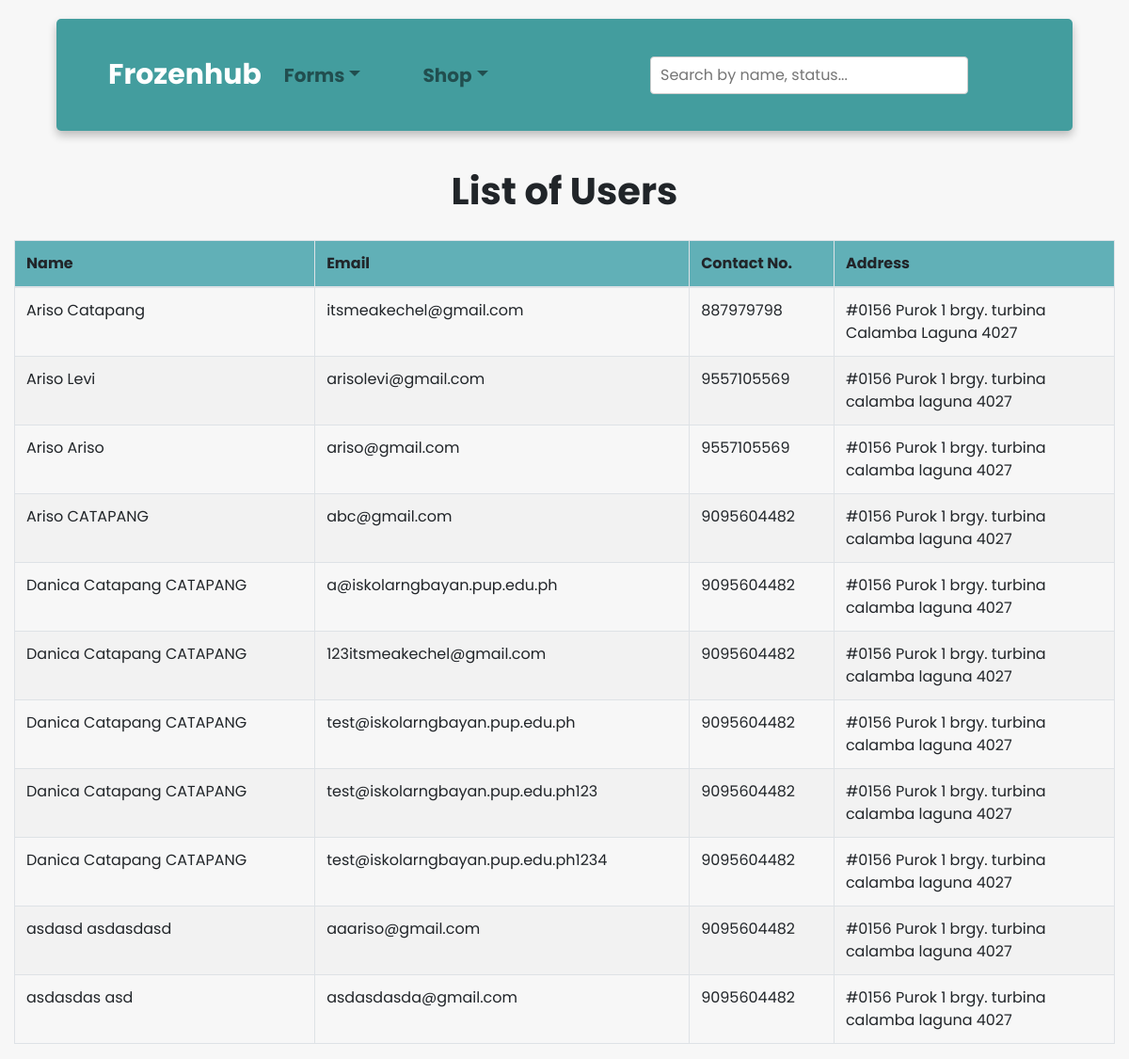
The app's page /admin/index.php?view_users (signed in) with its own data.
### tables this page shows
CREATE TABLE `user_details` (
  `user_id` int(11) NOT NULL,
  `fname` varchar(255) NOT NULL,
  `lname` varchar(255) NOT NULL,
  `email` varchar(255) DEFAULT NULL,
  `password` varchar(255) DEFAULT NULL,
  `user_ip` varchar(255) DEFAULT NULL,
  `user_address` varchar(255) DEFAULT NULL,
  `user_province` varchar(255) DEFAULT NULL,
  `user_city` varchar(255) DEFAULT NULL,
  `user_zip` int(100) DEFAULT NULL,
  `user_mobile` bigint(100) NOT NULL
);

### admin/shop/view_users.php (the view)
<div class="container-fluid">
  <h1 class="text-center" style="padding: 20px; font-weight:bold">List of Users</h1>
  <table id="table" class="table table-stripped table-bordered dataTable responsive display nowrap no-footer dtr-inline collapsed printTable darkBG" role="grid" cellspacing="0" style="width:100%">
  <thead style="background-color: #61b0b7">
        <tr>
            <th> Name </th>
            <th> Email</th>
            <th> Contact No. </th>
            <th> Address </th>
        </tr>
    </thead>
    <tbody>
<?php
$user_details = "SELECT * FROM user_details";
$result_category= mysqli_query($conn,$user_details);
while($row = mysqli_fetch_assoc($result_category)) {
    $fname = $row['fname'];
    $lname = $row['lname'];
    $email = $row['email'];
    $mobile = $row['user_mobile'];
    $address = $row['user_address'];
    $province = $row['user_province'];
    $city = $row['user_city'];
    $zip = $row['user_zip'];
    echo'
    <tr>
        <td>'. $fname.'&nbsp'.  $lname.'</td>
        <td>'.  $email.'</td>
        <td>'. $mobile .'</td>
        <td>'. $address.'&nbsp<br>'. $city.'&nbsp'. $province .'&nbsp'.$zip .'</td>'
        ;}?>
    </tbody>
        </table>

### style.css (style rules this page uses)
tr:nth-child(even) { background-color: #f2f2f2; }

### records on screen
user_details: fname "Ariso", lname "Catapang", email "itsmeakechel@gmail.com", user_mobile "887979798", user_address "#0156 Purok 1 brgy. turbina", user_city "Calamba", user_province "Laguna", user_zip "4027"
user_details: fname "Ariso", lname "Levi", email "arisolevi@gmail.com", user_mobile "9557105569", user_address "#0156 Purok 1 brgy. turbina", user_city "calamba", user_province "laguna", user_zip "4027"
user_details: fname "Ariso", lname "Ariso", email "ariso@gmail.com", user_mobile "9557105569", user_address "#0156 Purok 1 brgy. turbina", user_city "calamba", user_province "laguna", user_zip "4027"
user_details: fname "Ariso", lname "CATAPANG", email "abc@gmail.com", user_mobile "9095604482", user_address "#0156 Purok 1 brgy. turbina", user_city "calamba", user_province "laguna", user_zip "4027"
user_details: fname "Danica Catapang", lname "CATAPANG", email "a@iskolarngbayan.pup.edu.ph", user_mobile "9095604482", user_address "#0156 Purok 1 brgy. turbina", user_city "calamba", user_province "laguna", user_zip "4027"
user_details: fname "Danica Catapang", lname "CATAPANG", email "123itsmeakechel@gmail.com", user_mobile "9095604482", user_address "#0156 Purok 1 brgy. turbina", user_city "calamba", user_province "laguna", user_zip "4027"
user_details: fname "Danica Catapang", lname "CATAPANG", email "test@iskolarngbayan.pup.edu.ph", user_mobile "9095604482", user_address "#0156 Purok 1 brgy. turbina", user_city "calamba", user_province "laguna", user_zip "4027"
user_details: fname "Danica Catapang", lname "CATAPANG", email "test@iskolarngbayan.pup.edu.ph123", user_mobile "9095604482", user_address "#0156 Purok 1 brgy. turbina", user_city "calamba", user_province "laguna", user_zip "4027"
user_details: fname "Danica Catapang", lname "CATAPANG", email "test@iskolarngbayan.pup.edu.ph1234", user_mobile "9095604482", user_address "#0156 Purok 1 brgy. turbina", user_city "calamba", user_province "laguna", user_zip "4027"
user_details: fname "asdasd", lname "asdasdasd", email "aaariso@gmail.com", user_mobile "9095604482", user_address "#0156 Purok 1 brgy. turbina", user_city "calamba", user_province "laguna", user_zip "4027"
user_details: fname "asdasdas", lname "asd", email "asdasdasda@gmail.com", user_mobile "9095604482", user_address "#0156 Purok 1 brgy. turbina", user_city "calamba", user_province "laguna", user_zip "4027"
